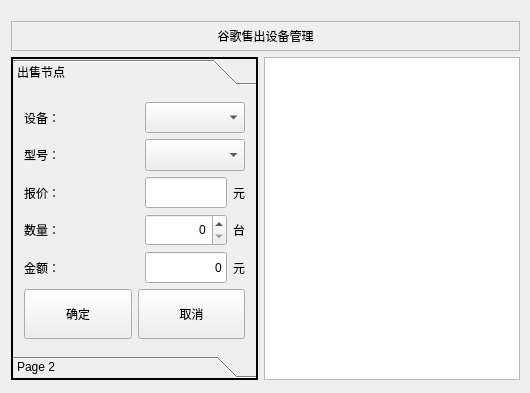
<?xml version="1.0" encoding="UTF-8"?>
<ui version="4.0">
 <class>Widget</class>
 <widget class="QWidget" name="Widget">
  <property name="geometry">
   <rect>
    <x>0</x>
    <y>0</y>
    <width>530</width>
    <height>393</height>
   </rect>
  </property>
  <property name="windowTitle">
   <string>Widget</string>
  </property>
  <widget class="QStackedWidget" name="stackedWidget">
   <property name="geometry">
    <rect>
     <x>0</x>
     <y>0</y>
     <width>531</width>
     <height>391</height>
    </rect>
   </property>
   <property name="currentIndex">
    <number>0</number>
   </property>
   <widget class="QWidget" name="managePage">
    <layout class="QGridLayout" name="gridLayout_2">
     <item row="2" column="0">
      <widget class="QToolBox" name="toolBox">
       <property name="sizePolicy">
        <sizepolicy hsizetype="Expanding" vsizetype="Expanding">
         <horstretch>0</horstretch>
         <verstretch>0</verstretch>
        </sizepolicy>
       </property>
       <property name="frameShape">
        <enum>QFrame::WinPanel</enum>
       </property>
       <property name="currentIndex">
        <number>0</number>
       </property>
       <widget class="QWidget" name="page">
        <property name="geometry">
         <rect>
          <x>0</x>
          <y>0</y>
          <width>252</width>
          <height>267</height>
         </rect>
        </property>
        <attribute name="label">
         <string>出售节点</string>
        </attribute>
        <layout class="QGridLayout" name="gridLayout">
         <item row="0" column="0">
          <layout class="QVBoxLayout" name="verticalLayout">
           <item>
            <layout class="QHBoxLayout" name="horizontalLayout">
             <item>
              <widget class="QLabel" name="label_2">
               <property name="sizePolicy">
                <sizepolicy hsizetype="Preferred" vsizetype="Preferred">
                 <horstretch>0</horstretch>
                 <verstretch>0</verstretch>
                </sizepolicy>
               </property>
               <property name="text">
                <string>设备：</string>
               </property>
              </widget>
             </item>
             <item>
              <widget class="QComboBox" name="comboBox_equipment">
               <property name="sizePolicy">
                <sizepolicy hsizetype="Preferred" vsizetype="Preferred">
                 <horstretch>0</horstretch>
                 <verstretch>0</verstretch>
                </sizepolicy>
               </property>
               <property name="minimumSize">
                <size>
                 <width>100</width>
                 <height>0</height>
                </size>
               </property>
               <property name="maximumSize">
                <size>
                 <width>100</width>
                 <height>16777215</height>
                </size>
               </property>
              </widget>
             </item>
            </layout>
           </item>
           <item>
            <layout class="QHBoxLayout" name="horizontalLayout_2">
             <item>
              <widget class="QLabel" name="label_3">
               <property name="sizePolicy">
                <sizepolicy hsizetype="Preferred" vsizetype="Preferred">
                 <horstretch>0</horstretch>
                 <verstretch>0</verstretch>
                </sizepolicy>
               </property>
               <property name="text">
                <string>型号：</string>
               </property>
               <property name="alignment">
                <set>Qt::AlignLeading|Qt::AlignLeft|Qt::AlignVCenter</set>
               </property>
              </widget>
             </item>
             <item>
              <widget class="QComboBox" name="comboBox_model">
               <property name="sizePolicy">
                <sizepolicy hsizetype="Fixed" vsizetype="Preferred">
                 <horstretch>0</horstretch>
                 <verstretch>0</verstretch>
                </sizepolicy>
               </property>
               <property name="minimumSize">
                <size>
                 <width>100</width>
                 <height>0</height>
                </size>
               </property>
               <property name="maximumSize">
                <size>
                 <width>100</width>
                 <height>16777215</height>
                </size>
               </property>
              </widget>
             </item>
            </layout>
           </item>
           <item>
            <layout class="QHBoxLayout" name="horizontalLayout_3">
             <item>
              <widget class="QLabel" name="label_4">
               <property name="sizePolicy">
                <sizepolicy hsizetype="Preferred" vsizetype="Preferred">
                 <horstretch>0</horstretch>
                 <verstretch>0</verstretch>
                </sizepolicy>
               </property>
               <property name="text">
                <string>报价：</string>
               </property>
              </widget>
             </item>
             <item>
              <widget class="QLineEdit" name="lineEdit_offer">
               <property name="sizePolicy">
                <sizepolicy hsizetype="Fixed" vsizetype="Preferred">
                 <horstretch>0</horstretch>
                 <verstretch>0</verstretch>
                </sizepolicy>
               </property>
               <property name="maximumSize">
                <size>
                 <width>82</width>
                 <height>16777215</height>
                </size>
               </property>
              </widget>
             </item>
             <item>
              <widget class="QLabel" name="label_7">
               <property name="sizePolicy">
                <sizepolicy hsizetype="Fixed" vsizetype="Preferred">
                 <horstretch>0</horstretch>
                 <verstretch>0</verstretch>
                </sizepolicy>
               </property>
               <property name="text">
                <string>元</string>
               </property>
              </widget>
             </item>
            </layout>
           </item>
           <item>
            <layout class="QHBoxLayout" name="horizontalLayout_4">
             <item>
              <widget class="QLabel" name="label_5">
               <property name="sizePolicy">
                <sizepolicy hsizetype="Preferred" vsizetype="Preferred">
                 <horstretch>0</horstretch>
                 <verstretch>0</verstretch>
                </sizepolicy>
               </property>
               <property name="text">
                <string>数量：</string>
               </property>
              </widget>
             </item>
             <item>
              <widget class="QSpinBox" name="spinBox_sellcount">
               <property name="sizePolicy">
                <sizepolicy hsizetype="Fixed" vsizetype="Preferred">
                 <horstretch>0</horstretch>
                 <verstretch>0</verstretch>
                </sizepolicy>
               </property>
               <property name="maximumSize">
                <size>
                 <width>82</width>
                 <height>16777215</height>
                </size>
               </property>
               <property name="alignment">
                <set>Qt::AlignRight|Qt::AlignTrailing|Qt::AlignVCenter</set>
               </property>
              </widget>
             </item>
             <item>
              <widget class="QLabel" name="label_8">
               <property name="sizePolicy">
                <sizepolicy hsizetype="Fixed" vsizetype="Preferred">
                 <horstretch>0</horstretch>
                 <verstretch>0</verstretch>
                </sizepolicy>
               </property>
               <property name="text">
                <string>台</string>
               </property>
              </widget>
             </item>
            </layout>
           </item>
           <item>
            <layout class="QHBoxLayout" name="horizontalLayout_5">
             <item>
              <widget class="QLabel" name="label_6">
               <property name="sizePolicy">
                <sizepolicy hsizetype="Preferred" vsizetype="Preferred">
                 <horstretch>0</horstretch>
                 <verstretch>0</verstretch>
                </sizepolicy>
               </property>
               <property name="text">
                <string>金额：</string>
               </property>
              </widget>
             </item>
             <item>
              <widget class="QLineEdit" name="lineEdit_sellmoney">
               <property name="sizePolicy">
                <sizepolicy hsizetype="Preferred" vsizetype="Preferred">
                 <horstretch>0</horstretch>
                 <verstretch>0</verstretch>
                </sizepolicy>
               </property>
               <property name="minimumSize">
                <size>
                 <width>0</width>
                 <height>0</height>
                </size>
               </property>
               <property name="maximumSize">
                <size>
                 <width>82</width>
                 <height>16777215</height>
                </size>
               </property>
               <property name="text">
                <string>0</string>
               </property>
               <property name="alignment">
                <set>Qt::AlignRight|Qt::AlignTrailing|Qt::AlignVCenter</set>
               </property>
              </widget>
             </item>
             <item>
              <widget class="QLabel" name="label_9">
               <property name="sizePolicy">
                <sizepolicy hsizetype="Fixed" vsizetype="Preferred">
                 <horstretch>0</horstretch>
                 <verstretch>0</verstretch>
                </sizepolicy>
               </property>
               <property name="text">
                <string>元</string>
               </property>
              </widget>
             </item>
            </layout>
           </item>
          </layout>
         </item>
         <item row="1" column="0">
          <layout class="QHBoxLayout" name="horizontalLayout_6">
           <item>
            <widget class="QPushButton" name="pushButton_2">
             <property name="sizePolicy">
              <sizepolicy hsizetype="Minimum" vsizetype="Preferred">
               <horstretch>0</horstretch>
               <verstretch>0</verstretch>
              </sizepolicy>
             </property>
             <property name="maximumSize">
              <size>
               <width>16777215</width>
               <height>50</height>
              </size>
             </property>
             <property name="text">
              <string>确定</string>
             </property>
            </widget>
           </item>
           <item>
            <widget class="QPushButton" name="pushButton">
             <property name="sizePolicy">
              <sizepolicy hsizetype="Minimum" vsizetype="Preferred">
               <horstretch>0</horstretch>
               <verstretch>0</verstretch>
              </sizepolicy>
             </property>
             <property name="maximumSize">
              <size>
               <width>16777215</width>
               <height>50</height>
              </size>
             </property>
             <property name="text">
              <string>取消</string>
             </property>
            </widget>
           </item>
          </layout>
         </item>
        </layout>
       </widget>
       <widget class="QWidget" name="page_4">
        <property name="geometry">
         <rect>
          <x>0</x>
          <y>0</y>
          <width>252</width>
          <height>267</height>
         </rect>
        </property>
        <attribute name="label">
         <string>Page 2</string>
        </attribute>
       </widget>
      </widget>
     </item>
     <item row="0" column="0" colspan="2">
      <spacer name="verticalSpacer">
       <property name="orientation">
        <enum>Qt::Vertical</enum>
       </property>
       <property name="sizeType">
        <enum>QSizePolicy::Fixed</enum>
       </property>
       <property name="sizeHint" stdset="0">
        <size>
         <width>20</width>
         <height>10</height>
        </size>
       </property>
      </spacer>
     </item>
     <item row="2" column="1">
      <widget class="QListWidget" name="listWidget">
       <property name="sizePolicy">
        <sizepolicy hsizetype="Expanding" vsizetype="Expanding">
         <horstretch>0</horstretch>
         <verstretch>0</verstretch>
        </sizepolicy>
       </property>
      </widget>
     </item>
     <item row="1" column="0" colspan="2">
      <widget class="QLabel" name="label">
       <property name="sizePolicy">
        <sizepolicy hsizetype="Preferred" vsizetype="Fixed">
         <horstretch>0</horstretch>
         <verstretch>0</verstretch>
        </sizepolicy>
       </property>
       <property name="minimumSize">
        <size>
         <width>0</width>
         <height>30</height>
        </size>
       </property>
       <property name="frameShape">
        <enum>QFrame::StyledPanel</enum>
       </property>
       <property name="text">
        <string>谷歌售出设备管理</string>
       </property>
       <property name="alignment">
        <set>Qt::AlignCenter</set>
       </property>
      </widget>
     </item>
    </layout>
   </widget>
   <widget class="QWidget" name="page_2">
    <widget class="QPushButton" name="pushButton_4">
     <property name="geometry">
      <rect>
       <x>250</x>
       <y>190</y>
       <width>75</width>
       <height>23</height>
      </rect>
     </property>
     <property name="text">
      <string>PushButton</string>
     </property>
    </widget>
    <widget class="QPushButton" name="pushButton_5">
     <property name="geometry">
      <rect>
       <x>150</x>
       <y>100</y>
       <width>75</width>
       <height>23</height>
      </rect>
     </property>
     <property name="text">
      <string>PushButton</string>
     </property>
    </widget>
   </widget>
   <widget class="QWidget" name="page_3">
    <widget class="QPushButton" name="pushButton_3">
     <property name="geometry">
      <rect>
       <x>220</x>
       <y>170</y>
       <width>231</width>
       <height>161</height>
      </rect>
     </property>
     <property name="text">
      <string>PushButton</string>
     </property>
    </widget>
    <widget class="QToolButton" name="toolButton">
     <property name="geometry">
      <rect>
       <x>300</x>
       <y>100</y>
       <width>37</width>
       <height>18</height>
      </rect>
     </property>
     <property name="text">
      <string>...</string>
     </property>
    </widget>
   </widget>
  </widget>
 </widget>
 <layoutdefault spacing="6" margin="11"/>
 <resources/>
 <connections/>
</ui>
